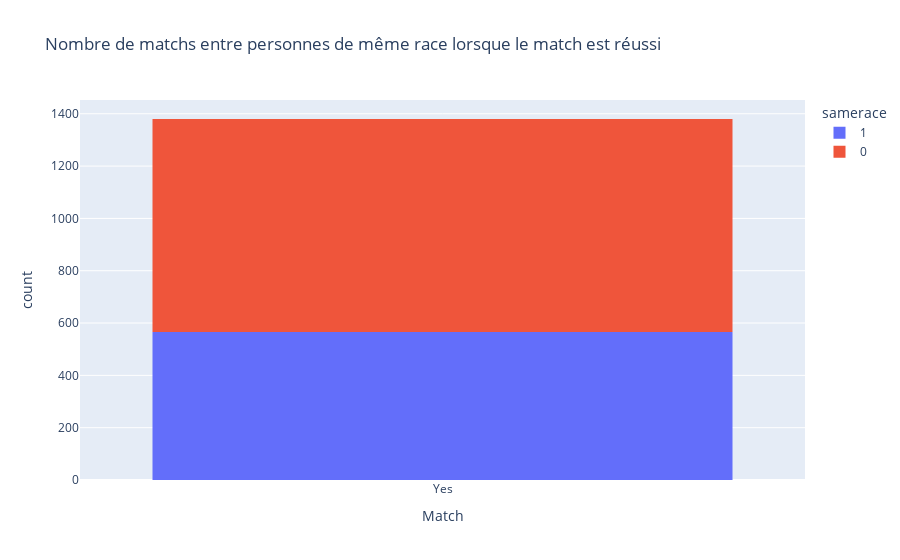

Notebook code cell kept with this figure:
### Markdown cell above
## Les intérêts communs sont-ils plus importants qu'une origine raciale partagée ?

### Code cell
df_match_yes = df_clean[df_clean['match'] == 'Yes']

# Création du graphique
fig = px.histogram(df_match_yes, x="match", color="samerace", 
                   title='Nombre de matchs entre personnes de même race lorsque le match est réussi',
                   labels={"match": "Match", "count": "Nombre de matchs"})

fig.show()

### Figure 1 — Plotly figure (JSON) as saved in the notebook; plotly's stock layout.template omitted (floating-point values rounded to 4 significant figures; data arrays with more than 128 entries replaced by an {"elided": "..."} marker saying what was removed)
{"data": [{"alignmentgroup": "True", "bingroup": "x", "hovertemplate": "samerace=1<br>Match=%{x}<br>count=%{y}<extra></extra>", "legendgroup": "1", "marker": {"color": "#636efa", "pattern": {"shape": ""}}, "name": "1", "offsetgroup": "1", "orientation": "v", "showlegend": true, "type": "histogram", "x": {"elided": "566 str values"}, "xaxis": "x", "yaxis": "y"}, {"alignmentgroup": "True", "bingroup": "x", "hovertemplate": "samerace=0<br>Match=%{x}<br>count=%{y}<extra></extra>", "legendgroup": "0", "marker": {"color": "#EF553B", "pattern": {"shape": ""}}, "name": "0", "offsetgroup": "0", "orientation": "v", "showlegend": true, "type": "histogram", "x": {"elided": "814 str values"}, "xaxis": "x", "yaxis": "y"}], "layout": {"barmode": "relative", "legend": {"title": {"text": "samerace"}, "tracegroupgap": 0}, "title": {"text": "Nombre de matchs entre personnes de même race lorsque le match est réussi"}, "xaxis": {"anchor": "y", "domain": [0, 1], "title": {"text": "Match"}}, "yaxis": {"anchor": "x", "domain": [0, 1], "title": {"text": "count"}}}}
